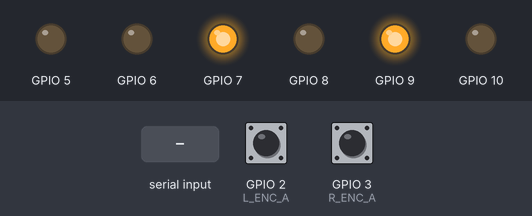
The sketch below on a simulated ESP32-S3. Parts: output pins drawn as LEDs (lit = HIGH). The test bench sets the inputs (shaded band); at power-on: GPIO 2 (L_ENC_A) HIGH, GPIO 3 (R_ENC_A) HIGH. What the sketch prints to the serial monitor is not drawn.

Above: at 1.2 s.
1.3 s: "v 90\n" received over Serial
At 1.6 s:
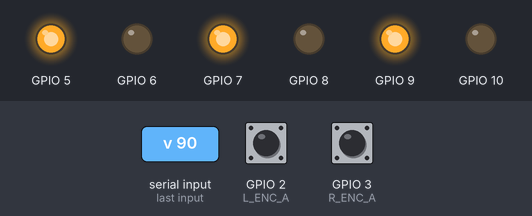
3.3 s: "v  45\n" received over Serial
At 3.56 s:
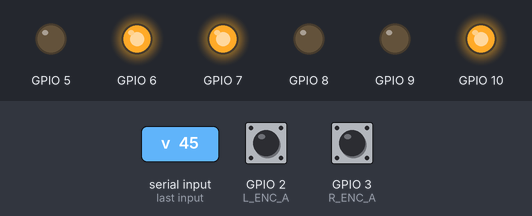
Timing chart, 0 to 6.3 s (numbered marks = the images above; inputs shaded):
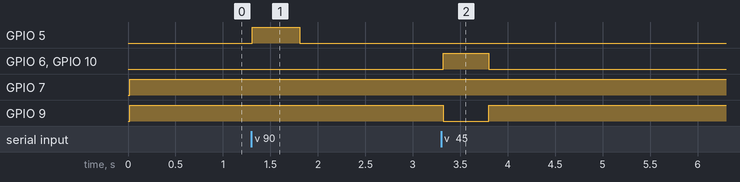

Measured:
- after the input at 1.3 s, GPIO 5: LOW → HIGH at once, → LOW 0.50 s later
- after the input at 3.3 s, GPIO 6, GPIO 10: LOW → HIGH at once, → LOW 0.48 s later; GPIO 9: HIGH → LOW at once, → HIGH 0.48 s later

The sketch:

base_firmware.ino
```cpp
/*
 * cramped_robot base firmware — Arduino Nano/Uno/Mega or ESP32 (Arduino core)
 * Drives two motor channels (left pair, right pair) with per-side PID on wheel speed,
 * counts two quadrature encoders, and talks to scripts/base_driver.py over USB serial.
 *
 * Serial protocol, 115200 baud, newline terminated:
 *   PC -> MCU   "v <left_rad_s> <right_rad_s>"   wheel angular-velocity targets
 *   PC -> MCU   "r"                              reset encoder counts
 *   MCU -> PC   "e <lt> <rt> <lv> <rv>"          cumulative ticks + measured rad/s, 50 Hz
 *
 * Wiring (edit the pin table): one TB6612FNG / L298N / BTS7960 channel per SIDE.
 * Both motors of a side are wired in parallel to that channel (same direction!).
 * One quadrature encoder per side (on a front or rear wheel); channel A on an interrupt pin.
 */

// ---------------- pins (Arduino Uno/Nano defaults; change for ESP32) ----------------
const int L_PWM = 5,  L_IN1 = 7,  L_IN2 = 8;      // left  channel: PWM + two direction pins
const int R_PWM = 6,  R_IN1 = 9,  R_IN2 = 10;     // right channel
const int L_ENC_A = 2, L_ENC_B = 4;                // left encoder (A must be an interrupt pin)
const int R_ENC_A = 3, R_ENC_B = 11;               // right encoder
const bool L_INVERT = false, R_INVERT = true;      // flip if a side runs backwards

// ---------------- robot constants (match base_driver.py) ----------------
const float TICKS_PER_REV = 1320.0;                // encoder CPR x gearbox ratio, per WHEEL revolution -> calibrate
const float MAX_RAD_S     = 10.5;                  // ~100 rpm no-load
const float KP = 18.0, KI = 60.0, KD = 0.0;        // PID on rad/s error -> PWM; start here and tune
const unsigned long CMD_TIMEOUT_MS = 500;          // stop if the PC goes silent
const unsigned long LOOP_MS = 20;                  // 50 Hz control + telemetry

#if defined(ESP32)
#define IRAM_ATTR_OR_EMPTY IRAM_ATTR
#else
#define IRAM_ATTR_OR_EMPTY
#endif

volatile long lTicks = 0, rTicks = 0;
float lTarget = 0, rTarget = 0, lInt = 0, rInt = 0, lPrevErr = 0, rPrevErr = 0;
long lPrev = 0, rPrev = 0;
unsigned long lastCmd = 0, lastLoop = 0;
String rx;

void IRAM_ATTR_OR_EMPTY lIsr() { lTicks += (digitalRead(L_ENC_B) == digitalRead(L_ENC_A)) ? 1 : -1; }
void IRAM_ATTR_OR_EMPTY rIsr() { rTicks += (digitalRead(R_ENC_B) == digitalRead(R_ENC_A)) ? 1 : -1; }

void drive(int pwmPin, int in1, int in2, bool invert, float u) {
  if (invert) u = -u;
  int pwm = constrain((int)fabs(u), 0, 255);
  digitalWrite(in1, u >= 0 ? HIGH : LOW);
  digitalWrite(in2, u >= 0 ? LOW : HIGH);
  analogWrite(pwmPin, pwm);
}

float pid(float target, float meas, float &integ, float &prevErr, float dt) {
  if (fabs(target) < 0.05) { integ = 0; prevErr = 0; return 0; }     // coast to stop, no windup
  float err = target - meas;
  integ = constrain(integ + err * dt, -40, 40);
  float d = (err - prevErr) / dt; prevErr = err;
  float ff = target / MAX_RAD_S * 255.0;                             // feed-forward
  return constrain(ff + KP * err + KI * integ + KD * d, -255, 255);
}

void setup() {
  Serial.begin(115200);
  int outs[] = {L_PWM, L_IN1, L_IN2, R_PWM, R_IN1, R_IN2};
  for (int p : outs) pinMode(p, OUTPUT);
  pinMode(L_ENC_A, INPUT_PULLUP); pinMode(L_ENC_B, INPUT_PULLUP);
  pinMode(R_ENC_A, INPUT_PULLUP); pinMode(R_ENC_B, INPUT_PULLUP);
  attachInterrupt(digitalPinToInterrupt(L_ENC_A), lIsr, CHANGE);
  attachInterrupt(digitalPinToInterrupt(R_ENC_A), rIsr, CHANGE);
  lastCmd = lastLoop = millis();
}

void loop() {
  // ---- receive commands ----
  while (Serial.available()) {
    char c = Serial.read();
    if (c == '\n') {
      if (rx.startsWith("v ")) {
        int sp = rx.indexOf(' ', 2);
        lTarget = constrain(rx.substring(2, sp).toFloat(), -MAX_RAD_S, MAX_RAD_S);
        rTarget = constrain(rx.substring(sp + 1).toFloat(), -MAX_RAD_S, MAX_RAD_S);
        lastCmd = millis();
      } else if (rx == "r") { noInterrupts(); lTicks = rTicks = 0; lPrev = rPrev = 0; interrupts(); }
      rx = "";
    } else if (rx.length() < 40) rx += c;
  }

  // ---- 50 Hz control ----
  unsigned long now = millis();
  if (now - lastLoop < LOOP_MS) return;
  float dt = (now - lastLoop) / 1000.0; lastLoop = now;
  if (now - lastCmd > CMD_TIMEOUT_MS) lTarget = rTarget = 0;

  long lt, rt; noInterrupts(); lt = lTicks; rt = rTicks; interrupts();
  float lv = (lt - lPrev) / TICKS_PER_REV * TWO_PI / dt;            // measured rad/s
  float rv = (rt - rPrev) / TICKS_PER_REV * TWO_PI / dt;
  lPrev = lt; rPrev = rt;

  drive(L_PWM, L_IN1, L_IN2, L_INVERT, pid(lTarget, lv, lInt, lPrevErr, dt));
  drive(R_PWM, R_IN1, R_IN2, R_INVERT, pid(rTarget, rv, rInt, rPrevErr, dt));

  Serial.print("e "); Serial.print(lt); Serial.print(' '); Serial.print(rt);
  Serial.print(' '); Serial.print(lv, 3); Serial.print(' '); Serial.println(rv, 3);
}
```
